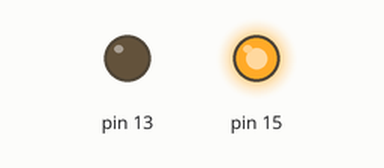
Recording of a program running on a simulated Raspberry Pi (header pin numbers). On the bench: output pins drawn as LEDs (lit = HIGH).

Above: at 0.1 s.
Timing chart, 0 to 1.6 s (numbered marks = the images above):
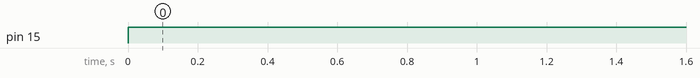

The program:

motor_test.py
```python
import RPi.GPIO as GPIO

GPIO.setmode( GPIO.BOARD )
GPIO.setup( 13, GPIO.OUT )
GPIO.setup( 15, GPIO.OUT )

try:

	while True:

		GPIO.output( 13, 0 )
		GPIO.output( 15, 1 )

except KeyboardInterrupt:

	GPIO.cleanup()
```

Measured:
- by itself, pin 15: LOW → HIGH at 0.00 s
